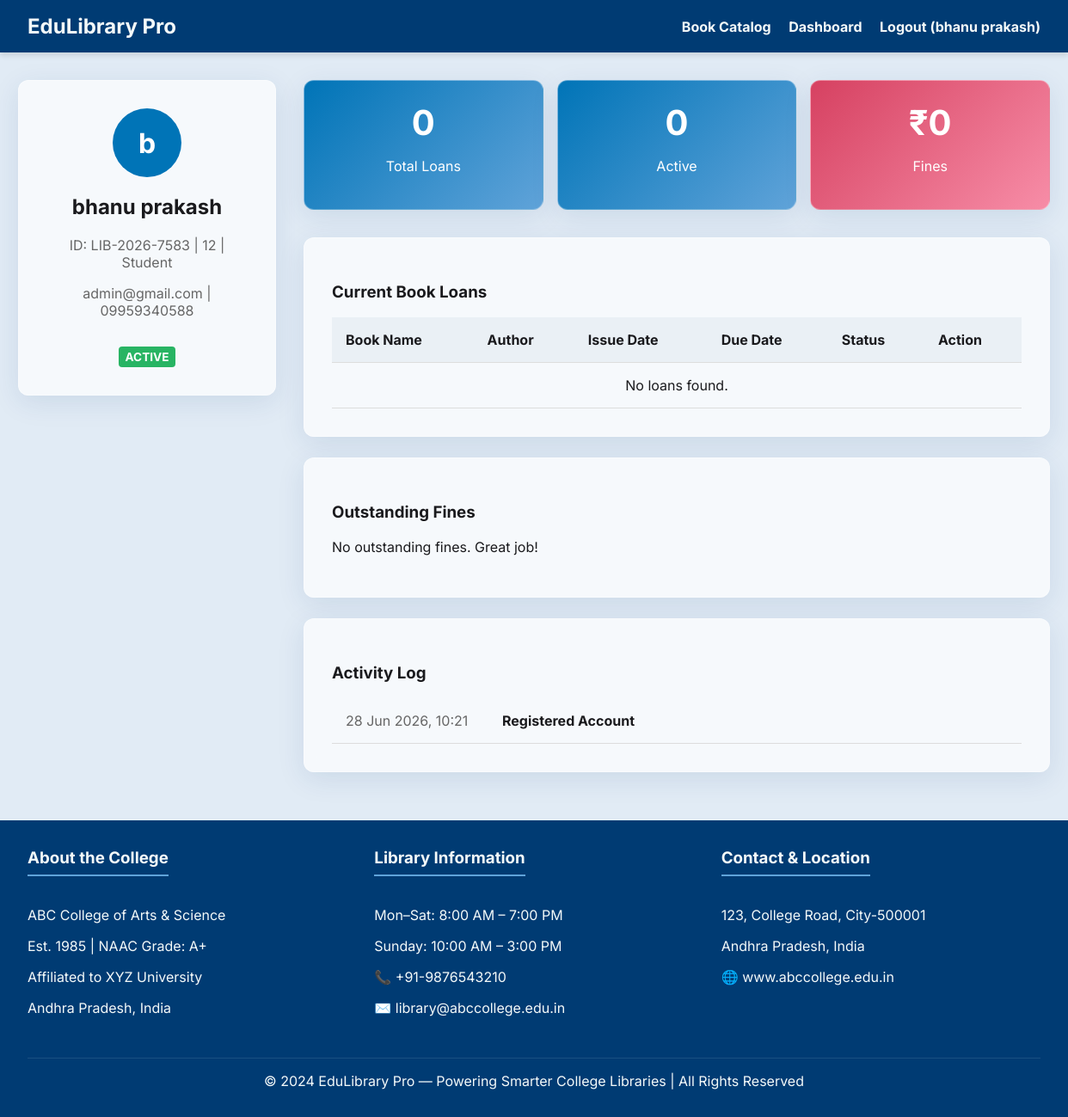
The app's page /dashboard (signed in) with its own data.
### models.py (models this page shows)
class User(Base):
    __tablename__ = "users"
    id = Column(Integer, primary_key=True, index=True)
    library_id = Column(String, unique=True, index=True)
    name = Column(String)
    email = Column(String, unique=True, index=True)
    phone = Column(String)
    dob = Column(Date)
    grade_class = Column(String)
    roll_no = Column(String, nullable=True)
    profession = Column(String) # Student, Teacher, Admin
    password_hash = Column(String)
    created_at = Column(DateTime, default=datetime.datetime.utcnow)
    loans = relationship("Loan", back_populates="user")
    fines = relationship("Fine", back_populates="user")
    activities = relationship("ActivityLog", back_populates="user")

class ActivityLog(Base):
    __tablename__ = "activity_logs"
    id = Column(Integer, primary_key=True, index=True)
    user_id = Column(Integer, ForeignKey("users.id"))
    action = Column(String)
    timestamp = Column(DateTime, default=datetime.datetime.utcnow)
    user = relationship("User", back_populates="activities")

### main.py (the view)
@app.get("/dashboard", response_class=HTMLResponse)
async def dashboard(request: Request, db: Session = Depends(get_db)):
    user = auth.get_current_user_from_cookie(request, db)
    if not user:
        return RedirectResponse(url="/")
    if user.profession == "Admin":
        return RedirectResponse(url="/admin")
    today = datetime.now().date()
    live_fine_total = 0
    for fine in user.fines:
        if fine.status == "Unpaid":
            live_fine_total += fine.amount
    for loan in user.loans:
        if loan.status != "Returned":
            if today > loan.due_date:
                days_late = 0
                current_date = loan.due_date
                while current_date < today:
                    days_late += 1
                    current_date += timedelta(days=1)
                live_fine_total += (days_late * 5)
    return templates.TemplateResponse(request=request, name="dashboard.html", context={"user": user, "live_fine_total": live_fine_total})

### templates/dashboard.html
{% extends "base.html" %}
{% block content %}
<div class="dashboard-grid">
    <div class="glass card" style="align-self: start; text-align: center;">
        <div style="width: 80px; height: 80px; background: var(--secondary-color); color: white; border-radius: 50%; display: flex; align-items: center; justify-content: center; font-size: 2rem; font-weight: bold; margin: 0 auto 1rem auto;">
            {{ user.name[0] }}
        </div>
        <h2>{{ user.name }}</h2>
        <p style="color: #666; margin-bottom: 0.5rem;">ID: {{ user.library_id }} | {{ user.grade_class }} | {{ user.profession }}</p>
        <p style="color: #666;">{{ user.email }} | {{ user.phone }}</p>
        <span class="badge badge-active" style="display: inline-block; margin-top: 1rem;">ACTIVE</span>
    </div>
    <div>
        <div class="stats-grid">
            <div class="stat-card glass">
                <h2>{{ user.loans|length }}</h2>
                <p>Total Loans</p>
            </div>
            <div class="stat-card glass">
                {% set active_loans = [] %}
                {% for loan in user.loans if loan.status != "Returned" %}
                    {% set _ = active_loans.append(1) %}
                {% endfor %}
                <h2>{{ active_loans|length }}</h2>
                <p>Active</p>
            </div>
           <div class="stat-card glass" style="background: linear-gradient(135deg, var(--danger-color), #f78da7);">
                <h2>₹{{ live_fine_total }}</h2>
                <p>Fines</p>
            </div>
        </div>
        <div class="glass card">
            <h3>Current Book Loans</h3>
            <table>
                <thead>
                    <tr>
                        <th>Book Name</th>
                        <th>Author</th>
                        <th>Issue Date</th>
                        <th>Due Date</th>
                        <th>Status</th>
                        <th>Action</th>
                    </tr>
                </thead>
                <tbody>
                    {% for loan in user.loans %}
                    <tr>
                        <td>{{ loan.book.title }}</td>
                        <td>{{ loan.book.author }}</td>
                        <td>{{ loan.issue_date }}</td>
                        <td>{{ loan.due_date }}</td>
                        <td>
                            {% if loan.status == 'Active' %}
                                <span class="badge badge-active">Active</span>
                            {% elif loan.status == 'Overdue' %}
                                <span class="badge badge-overdue">Overdue</span>
                            {% else %}
                                <span class="badge badge-returned">Returned</span>
                            {% endif %}
                        </td>
                        <td>
                            {% if loan.status != 'Returned' %}
                            <form action="/return/{{ loan.id }}" method="POST" style="margin: 0;">
                                <button type="submit" class="btn" style="padding: 0.5rem 1rem; font-size: 0.8rem;">Return</button>
                            </form>
                            {% else %}
                            -
                            {% endif %}
                        </td>
                    </tr>
                    {% else %}
                    <tr>
                        <td colspan="6" style="text-align: center;">No loans found.</td>
                    </tr>
                    {% endfor %}
                </tbody>
            </table>
        </div>
        <div class="glass card">
            <h3>Outstanding Fines</h3>
            {% if live_fine_total > 0 %}
                <div style="background: rgba(214, 65, 97, 0.1); border-left: 4px solid var(--danger-color); padding: 1rem; margin-bottom: 1rem; border-radius: 4px;">
                    <strong>Total Accumulated Fine</strong>: ₹{{ live_fine_total }} (₹5/day for overdue books)
                </div>
                {% for fine in user.fines if fine.status == "Unpaid" %}
                <div style="background: rgba(214, 65, 97, 0.1); border-left: 4px solid var(--danger-color); padding: 1rem; margin-bottom: 1rem; border-radius: 4px;">
                    <strong>{{ fine.reason }}</strong> — Fine: ₹{{ fine.amount }}
                </div>
                {% endfor %}
            {% else %}
                <p>No outstanding fines. Great job!</p>
            {% endif %}
        </div>
        <div class="glass card">
            <h3>Activity Log</h3>
            <table>
                <tbody>
                    {% for activity in user.activities|sort(attribute='timestamp', reverse=True) %}
                    <tr>
                        <td style="width: 150px; color: #666;">{{ activity.timestamp.strftime('%d %b %Y, %H:%M') }}</td>
                        <td><strong>{{ activity.action }}</strong></td>
                    </tr>
                    {% else %}
                    <tr>
                        <td>No activity found.</td>
                    </tr>
                    {% endfor %}
                </tbody>
            </table>
        </div>
    </div>
</div>
{% endblock %}

### templates/base.html (shortened to what this page needs)
<!DOCTYPE html>
<html lang="en">
<head>
    <link rel="stylesheet" href="/static/css/style.css">
</head>
<body>
    <header>
        <h1>EduLibrary Pro</h1>
        <nav>
            {% if user %}
                <a href="/catalog">Book Catalog</a>
                <a href="/dashboard">Dashboard</a>
                <a href="/logout">Logout ({{ user.name }})</a>
            {% else %}
                <a href="/">Login</a>
                <a href="/register">Register</a>
            {% endif %}
        </nav>
    </header>
    <main class="container">
        {% block content %}{% endblock %}
    </main>
    <footer>
        <div class="footer-content">
            <div class="footer-section">
                <h3>About the College</h3>
                <p>ABC College of Arts & Science</p>
                <p>Est. 1985 | NAAC Grade: A+</p>
                <p>Affiliated to XYZ University</p>
                <p>Andhra Pradesh, India</p>
            </div>
            <div class="footer-section">
                <h3>Library Information</h3>
                <p>Mon–Sat: 8:00 AM – 7:00 PM</p>
                <p>Sunday: 10:00 AM – 3:00 PM</p>
                <p>📞 +91-9876543210</p>
                <p>✉️ library@abccollege.edu.in</p>
            </div>
            <div class="footer-section">
                <h3>Contact & Location</h3>
                <p>123, College Road, City-500001</p>
                <p>Andhra Pradesh, India</p>
                <p>🌐 www.abccollege.edu.in</p>
            </div>
        </div>
        <div class="footer-bottom">
            &copy; 2024 EduLibrary Pro — Powering Smarter College Libraries | All Rights Reserved
        </div>
    </footer>
</body>
</html>

### static/css/style.css (style rules this page uses)
:root { --primary-color: #003B73; --secondary-color: #0074B7; --accent-color: #60A3D9; --background-color: #E1EBF5; --surface-color: #FFFFFF; --text-color: #1A1A1D; --text-light: #F4F9F9; --danger-color: #D64161; --success-color: #28B463; }
body { font-family: 'Inter', 'Roboto', sans-serif; background-color: var(--background-color); color: var(--text-color); margin: 0; padding: 0; display: flex; flex-direction: column; min-height: 100vh; }
.glass { background: rgba(255, 255, 255, 0.7); backdrop-filter: blur(10px); -webkit-backdrop-filter: blur(10px); border-radius: 12px; border: 1px solid rgba(255, 255, 255, 0.3); box-shadow: 0 8px 32px 0 rgba(0, 59, 115, 0.1); }
header { background-color: var(--primary-color); color: var(--text-light); padding: 1rem 2rem; display: flex; justify-content: space-between; align-items: center; box-shadow: 0 4px 6px rgba(0,0,0,0.1); }
header a { color: var(--text-light); text-decoration: none; font-weight: bold; margin-left: 1rem; }
header h1 { margin: 0; font-size: 1.5rem; }
.container { flex: 1; max-width: 1200px; margin: 2rem auto; padding: 0 1rem; width: 100%; }
.card { padding: 2rem; margin-bottom: 1.5rem; }
footer { background-color: var(--primary-color); color: var(--text-light); padding: 2rem; margin-top: auto; }
.footer-content { display: grid; grid-template-columns: repeat(auto-fit, minmax(250px, 1fr)); gap: 2rem; max-width: 1200px; margin: 0 auto; }
.footer-section h3 { margin-top: 0; border-bottom: 2px solid var(--accent-color); padding-bottom: 0.5rem; display: inline-block; }
.footer-bottom { text-align: center; margin-top: 2rem; padding-top: 1rem; border-top: 1px solid rgba(255,255,255,0.1); }
.dashboard-grid { display: grid; grid-template-columns: 300px 1fr; gap: 2rem; }
.stats-grid { display: grid; grid-template-columns: repeat(auto-fit, minmax(150px, 1fr)); gap: 1rem; margin-bottom: 2rem; }
.stat-card { text-align: center; padding: 1.5rem; border-radius: 12px; background: linear-gradient(135deg, var(--secondary-color), var(--accent-color)); color: white; }
.stat-card h2 { margin: 0; font-size: 2.5rem; }
table { width: 100%; border-collapse: collapse; margin-top: 1rem; }
th, td { padding: 1rem; text-align: left; border-bottom: 1px solid #ddd; }
th { background-color: rgba(0, 59, 115, 0.05); }
.badge { padding: 0.25rem 0.5rem; border-radius: 4px; font-size: 0.85rem; font-weight: bold; }
.badge-active { background-color: var(--success-color); color: white; }

### records on screen
User: name "bhanu prakash", name "b", library_id "LIB-2026-7583", grade_class "12", profession "Student", email "admin@gmail.com", phone "09959340588"
ActivityLog: timestamp "28 Jun 2026, 10:21", action "Registered Account"

### other values on screen
{{ user.loans|length }} "0"
{{ active_loans|length }} "0"
{{ live_fine_total }} "0"
